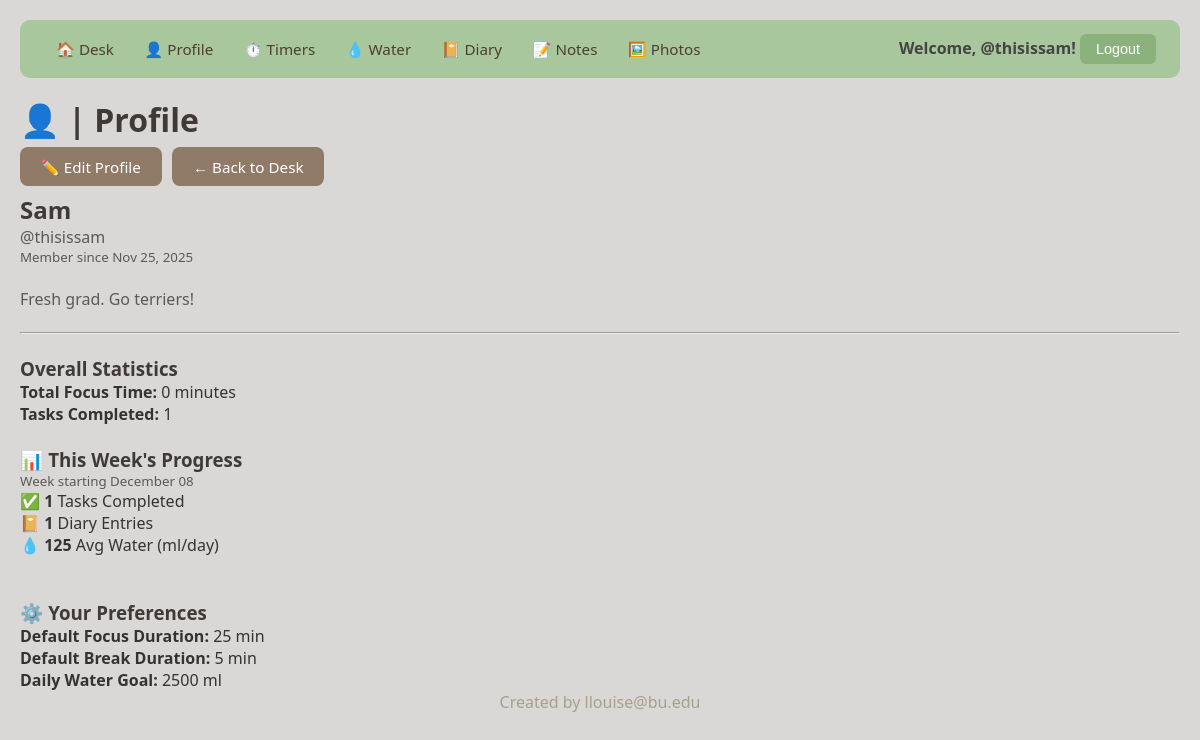
Page /project/profile/ (signed in) on the committed database.
### project/models.py (models this page shows, shortened)
class Profile(models.Model):
    user = models.OneToOneField(
        User, on_delete=models.CASCADE, related_name="desk_profile"
    )
    display_name = models.CharField(max_length=100, blank=True)
    bio = models.TextField(blank=True, help_text="A little about yourself")
    created_at = models.DateTimeField(auto_now_add=True)
    default_focus_minutes = models.IntegerField(default=25)
    default_break_minutes = models.IntegerField(default=5)
    daily_water_goal_ml = models.IntegerField(default=2000)
    class Meta:
        ordering = ["-created_at"]
    def get_week_start(self):
        today = timezone.now().date()
        return today - timedelta(days=today.weekday())
    def get_weekly_tasks_completed(self):
        week_start = self.get_week_start()
        return StickyNote.objects.filter(
            user=self.user, is_completed=True, updated_at__date__gte=week_start
        ).count()
    def get_weekly_diary_entries(self):
        week_start = self.get_week_start()
        return DiaryEntry.objects.filter(user=self.user, date__gte=week_start).count()
    def get_weekly_water_average(self):
        week_start = self.get_week_start()
        logs = WaterLog.objects.filter(user=self.user, date__gte=week_start)
        if not logs.exists():
            return 0
        return sum(log.total_intake_ml for log in logs) / logs.count()
    def get_total_focus_time(self):
        timers = TimerRecord.objects.filter(user=self.user, status="completed")
        return sum(t.focus_duration_minutes * t.cycles_completed for t in timers)
    def get_total_tasks_completed(self):
        return StickyNote.objects.filter(user=self.user, is_completed=True).count()

class WaterLog(models.Model):
    user = models.ForeignKey(User, on_delete=models.CASCADE, related_name="water_logs")
    date = models.DateField(default=timezone.now)
    total_intake_ml = models.IntegerField(
        default=0, help_text="Total water consumed (ml)"
    )
    daily_goal_ml = models.IntegerField(default=2000, help_text="Daily water goal (ml)")
    class Meta:
        ordering = ["-date"]
        unique_together = ["user", "date"]

### project/views.py (the view)
# urls.py: path("profile/", ProfileDetailView.as_view(), name="profile_detail"),
class ProfileDetailView(LoginRequiredMixin, DetailView):
    model = Profile
    template_name = "project/profile_detail.html"
    context_object_name = "profile"
    login_url = "login"
    def get_object(self):
        profile, created = Profile.objects.get_or_create(
            user=self.request.user,
            defaults={"display_name": self.request.user.username},
        )
        return profile

### project/templates/project/profile_detail.html
{% extends 'project/base.html' %}
{% block content %}
<h1>👤 | Profile</h1>
<a href="{% url 'update_profile' %}" class="btn">✏️ Edit Profile</a>
<a href="{% url 'desk' %}" class="btn">← Back to Desk</a>
<h2>{{ profile.display_name|default:request.user.username }}</h2>
<p>@{{ request.user.username }}</p>
<p><small>Member since {{ profile.created_at|date:"M d, Y" }}</small></p>
<p>&nbsp;</p>
{% if profile.bio %}
    <p> {{ profile.bio }} </p>
{% endif %}
<p>&nbsp;</p>
<hr>
<p>&nbsp;</p>
<h3>Overall Statistics</h3>
<ul>
    <li><strong>Total Focus Time:</strong> {{ profile.get_total_focus_time }} minutes</li>
    <li><strong>Tasks Completed:</strong> {{ profile.get_total_tasks_completed }}</li>
</ul>
<p>&nbsp;</p>
<h3>📊 This Week's Progress</h3>
<p><small>Week starting {{ profile.get_week_start|date:"F d" }}</small></p>
<ul>
    <li>✅ <strong>{{ profile.get_weekly_tasks_completed }}</strong> Tasks Completed</li>
    <li>📔 <strong>{{ profile.get_weekly_diary_entries }}</strong> Diary Entries</li>
    <li>💧 <strong>{{ profile.get_weekly_water_average|floatformat:0 }}</strong> Avg Water (ml/day)</li>
</ul>
<p>&nbsp;</p>
<p>&nbsp;</p>
<h3>⚙️ Your Preferences</h3>
<ul>
    <li><strong>Default Focus Duration:</strong> {{ profile.default_focus_minutes }} min</li>
    <li><strong>Default Break Duration:</strong> {{ profile.default_break_minutes }} min</li>
    <li><strong>Daily Water Goal:</strong> {{ profile.daily_water_goal_ml }} ml</li>
</ul>
{% endblock %}

### project/templates/project/base.html (shortened to what this page needs)
{% load static %}
<html>
  <head>
    <link rel="stylesheet" href="{% static 'styles-project.css' %}">
  </head>
  <body>
    <nav>
      <div class="nav-links">
        <a href="{% url 'desk' %}">🏠 Desk</a>
        {% if user.is_authenticated %}
          <a href="{% url 'profile_detail' %}">👤 Profile</a>
          <a href="{% url 'timer_list' %}">⏱️ Timers</a>
          <a href="{% url 'water_log_list' %}">💧 Water</a>
          <a href="{% url 'diary_list' %}">📔 Diary</a>
          <a href="{% url 'sticky_note_list' %}">📝 Notes</a>
          <a href="{% url 'photo_list' %}">🖼️ Photos</a>
        {% endif %}
      </div>
      <div class="user-info">
        {% if user.is_authenticated %}
          <span>Welcome, @{{ user.username }}!</span>
          <form method="post" action="{% url 'logout' %}" style="display:inline;">
            <button type="submit" class="nav-link-btn">Logout</button>
          </form>
        {% else %}
          <a href="{% url 'login' %}">Login</a>
        {% endif %}
      </div>
    </nav>
    {% block content %}
    {% endblock %}
    <footer> <div style="text-align: center;"> Created by llouise@bu.edu </div></footer>
  </body>
</html>

### static/styles-project.css (style rules this page uses)
* { margin: 0; padding: 0; box-sizing: border-box; }
body { margin: 0; padding: 20px; min-height: 100vh; font-family: 'Segoe UI', Tahoma, Geneva, Verdana, sans-serif; background: #dad8d6; color: #333; }
ul, li { padding: 0; list-style-type: none; }
h1, h2, h3 { color: #3f3a37; }
p { color: #5a5953; }
footer { width: 100%; color: rgb(167, 159, 143); text-align: center; bottom: 0px; }
nav { background: #a8c79d; padding: 0.85rem 1.5rem; border-radius: 10px; margin-bottom: 20px; display: flex; justify-content: space-between; align-items: center; }
nav a { color: #4f3d31; text-decoration: none; margin: 0 0.75rem; font-weight: 500; font-size: 0.95rem; transition: color 0.2s; }
.nav-links { display: flex; align-items: center; flex-wrap: wrap; gap: 0.4rem; }
.user-info { font-weight: 600; color: #444; }
nav button { background: #8bb17c; color: white; border: none; padding: 0.45rem 1rem; border-radius: 6px; cursor: pointer; font-weight: 500; font-size: 0.9rem; transition: background 0.2s; }
.btn { display: inline-block; padding: 0.6rem 1.3rem; background: #907a68; color: white; text-decoration: none; border-radius: 8px; border: none; cursor: pointer; font-size: 0.95rem; font-weight: 500; transition: background 0.2s, transform 0.2s, box-shadow 0.2s; margin: 0.4rem 0.4rem 0.4rem 0; }
form { display: flex; flex-direction: column; gap: 1rem; max-width: 600px; }

### rows in the picture
Profile: display_name "Sam", created_at "Nov 25, 2025", bio "Fresh grad. Go terriers!", get_total_focus_time "0", get_total_tasks_completed "1", get_week_start "December 08", get_weekly_tasks_completed "1", get_weekly_diary_entries "1", get_weekly_water_average "125", default_focus_minutes "25", default_break_minutes "5", daily_water_goal_ml "2500"

### other values in the picture
{{ user.username }} "thisissam"
{{ request.user.username }} "thisissam"
